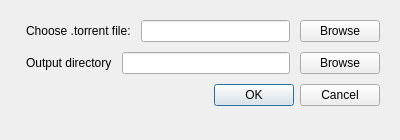
<?xml version="1.0" encoding="UTF-8"?>
<ui version="4.0">
 <class>AddTorrentDialog</class>
 <widget class="QDialog" name="AddTorrentDialog">
  <property name="geometry">
   <rect>
    <x>0</x>
    <y>0</y>
    <width>400</width>
    <height>140</height>
   </rect>
  </property>
  <property name="windowTitle">
   <string>Add Torrent from .torrent file</string>
  </property>
  <layout class="QFormLayout" name="formLayout">
   <property name="verticalSpacing">
    <number>10</number>
   </property>
   <property name="leftMargin">
    <number>20</number>
   </property>
   <property name="topMargin">
    <number>20</number>
   </property>
   <property name="rightMargin">
    <number>20</number>
   </property>
   <item row="0" column="1">
    <layout class="QHBoxLayout" name="horizontalLayout">
     <property name="spacing">
      <number>10</number>
     </property>
     <item>
      <widget class="QLabel" name="label">
       <property name="text">
        <string>Choose .torrent file:</string>
       </property>
      </widget>
     </item>
     <item>
      <widget class="QLineEdit" name="torrentFileEdit">
       <property name="readOnly">
        <bool>true</bool>
       </property>
      </widget>
     </item>
     <item>
      <widget class="QPushButton" name="browseButton">
       <property name="text">
        <string>Browse</string>
       </property>
      </widget>
     </item>
    </layout>
   </item>
   <item row="1" column="1">
    <layout class="QHBoxLayout" name="horizontalLayout_2">
     <property name="spacing">
      <number>10</number>
     </property>
     <item>
      <widget class="QLabel" name="label_2">
       <property name="text">
        <string>Output directory</string>
       </property>
      </widget>
     </item>
     <item>
      <widget class="QLineEdit" name="outputEdit">
       <property name="readOnly">
        <bool>true</bool>
       </property>
      </widget>
     </item>
     <item>
      <widget class="QPushButton" name="browseButton2">
       <property name="text">
        <string>Browse</string>
       </property>
      </widget>
     </item>
    </layout>
   </item>
   <item row="2" column="1">
    <widget class="QDialogButtonBox" name="buttonBox">
     <property name="orientation">
      <enum>Qt::Horizontal</enum>
     </property>
     <property name="standardButtons">
      <set>QDialogButtonBox::Cancel|QDialogButtonBox::Ok</set>
     </property>
    </widget>
   </item>
  </layout>
 </widget>
 <resources/>
 <connections>
  <connection>
   <sender>buttonBox</sender>
   <signal>accepted()</signal>
   <receiver>AddTorrentDialog</receiver>
   <slot>accept()</slot>
   <hints>
    <hint type="sourcelabel">
     <x>248</x>
     <y>254</y>
    </hint>
    <hint type="destinationlabel">
     <x>157</x>
     <y>274</y>
    </hint>
   </hints>
  </connection>
  <connection>
   <sender>buttonBox</sender>
   <signal>rejected()</signal>
   <receiver>AddTorrentDialog</receiver>
   <slot>reject()</slot>
   <hints>
    <hint type="sourcelabel">
     <x>316</x>
     <y>260</y>
    </hint>
    <hint type="destinationlabel">
     <x>286</x>
     <y>274</y>
    </hint>
   </hints>
  </connection>
 </connections>
</ui>
